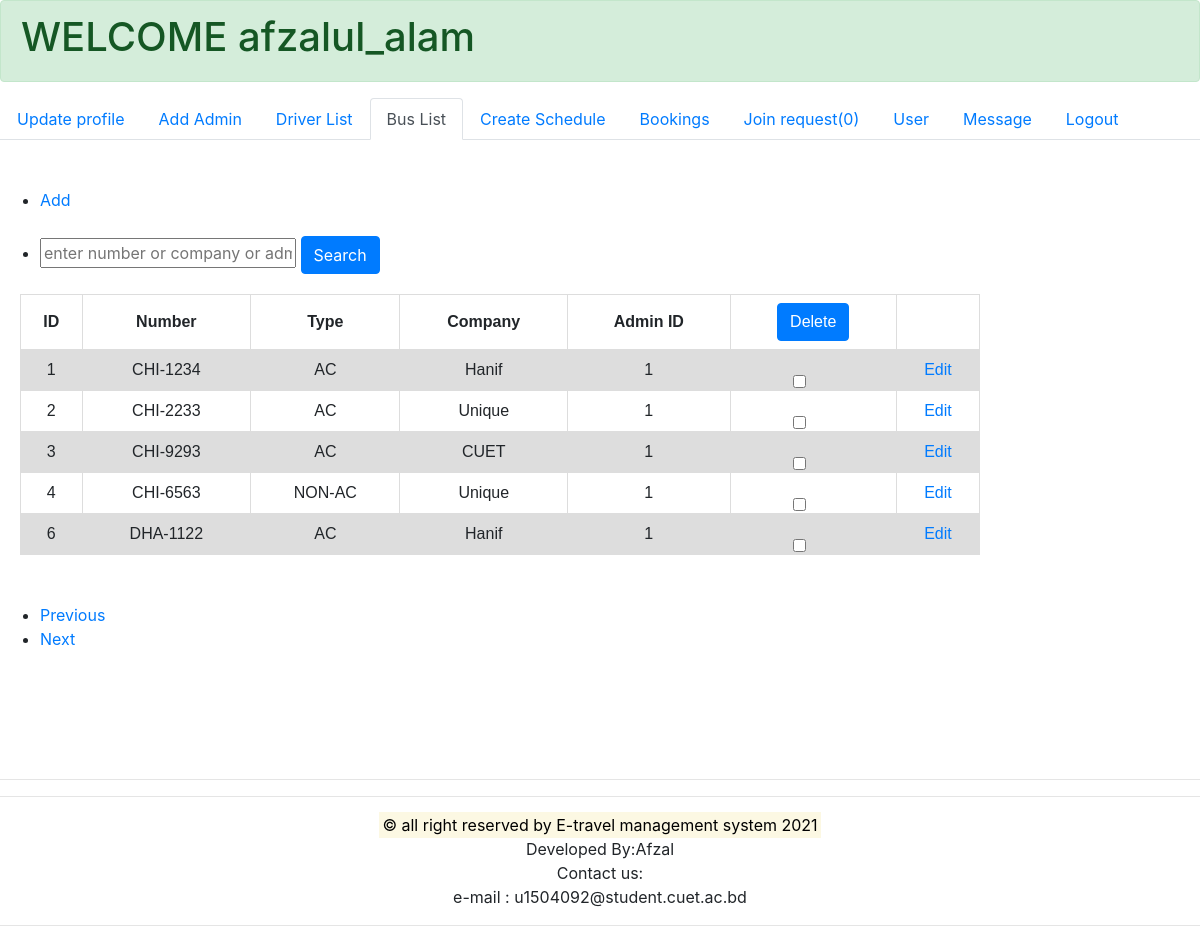
Screenshot of /bus_list.php (signed in) with the database file from the repository.
### tables this page shows
CREATE TABLE `bus_info` (
  `id` int(10) NOT NULL,
  `number` varchar(30) NOT NULL,
  `type` varchar(30) NOT NULL,
  `company` varchar(30) NOT NULL,
  `admin_id` int(10) NOT NULL
);

### function/common_function.php (called while the page is built, shortened)
<?php
    $record=10;
    $session_admin_username='etravel_admin_username';
?>

### function/admin_function.php (the view, shortened to what this page needs)
<?php
    include "function/common_function.php";
   function get_admin_session_name()
   {
       global $session_admin_username;
       return $_SESSION[$session_admin_username];
   }
    function read_bus_list($page)
    {
        global $connection,$record;
        $page*=$record;
        $query="SELECT * FROM bus_info limit $page,$record ";
        $read_result = mysqli_query($connection,$query);
        fetch_row_bus($read_result);
    }
    function fetch_row_bus($read_result)
    {
        echo '<form action="bus_list.php" method="post">
        <table border="1" width=60% >
         <tr>
            <th>ID</th>
            <th>Number</th>
            <th>Type</th>
            <th>Company</th>
            <th>Admin ID</th>
            <th><input type="submit" name="delete" class="btn btn-primary" value="Delete"></th>
            <th> </th>
        </tr>';
        while ($row = mysqli_fetch_row($read_result))
        {
            echo '
            <tr>
                <td>'.$row[0].'</td>
                <td>'.$row[1].'</td>
                <td>'.$row[2].'</td>
                <td>'.$row[3].'</td>
                <td>'.$row[4].'</td>
                <td><input class="form-check-input" type="checkbox" name="selected_bus_number[]" value="'.$row[0].'"></td>
                <td><a href="bus_edit.php?bus_id='.$row[0].'&bus_number='.$row[1].'&type='.$row[2].'&company='.$row[3].'">Edit</a></td>
            </tr>';
        }
        echo'</table><br><br>
        </form>';
    }
    function total_request()
    {
        global $connection;
        $query="select * from user where account_status=0";
        $result=mysqli_query($connection,$query);
        return mysqli_num_rows($result);
    }
    function admin_navbar($active)
    {
        $join_request=total_request();
        $admin_username=get_admin_session_name();
        echo '<div class="alert alert-success" role="alert" text-align:center>
        <h1>WELCOME '.$admin_username.'</h1>
        </div>
        <ul class="nav nav-tabs">
          <li class="nav-item">
            <a class="nav-link '.$active[0].'" href="admin_update.php">Update profile</a>
          </li>
          <li class="nav-item">
            <a class="nav-link '.$active[1].'" href="admin_sign_up.php">Add Admin</a>
          </li>
          <li class="nav-item">
            <a class="nav-link '.$active[2].'"  href="driver_list.php">Driver List</a>
          </li>
          <li class="nav-item">
            <a class="nav-link '.$active[3].'"  href="bus_list.php">Bus List</a>
          </li>
          <li class="nav-item">
            <a class="nav-link '.$active[4].'"  href="admin_schedule.php">Create Schedule</a>
          </li>
          <li class="nav-item">
            <a class="nav-link '.$active[5].'"  href="admin_bookings.php">Bookings</a>
          </li>
          <li class="nav-item">
            <a class="nav-link '.$active[6].'"  href="admin_user_join_request.php">Join request('.$join_request.')</a>
          </li>
          <li class="nav-item">
            <a class="nav-link '.$active[7].'"  href="admin_user_no.php">User</a>
          </li>
         <li class="nav-item">
            <a class="nav-link '.$active[8].'"  href="admin_feedback.php">Message</a>
          </li>
          <li class="nav-item">
            <a class="nav-link" href="admin_logout.php">Logout</a>
          </li>
        </ul>
        <br><br>';
    }
?>

### header_footer/header.php (style rules this page uses)
table { font-family: arial, sans-serif; border-collapse: collapse; width: 80%; margin-top:20px ; margin-left:20px }
td, th { border: 1px solid #dddddd; text-align: left; padding: 8px; text-align: center; }
tr:nth-child(even) { background-color: #dddddd; }

### rows the page displays
bus_info: id "1", number "CHI-1234", type "AC", company "Hanif", admin "1"
bus_info: id "2", number "CHI-2233", type "AC", company "Unique", admin "1"
bus_info: id "3", number "CHI-9293", type "AC", company "CUET", admin "1"
bus_info: id "4", number "CHI-6563", type "NON-AC", company "Unique", admin "1"
bus_info: id "6", number "DHA-1122", type "AC", company "Hanif", admin "1"

### other values shown
$admin_username "afzalul_alam"
$join_request "0"
